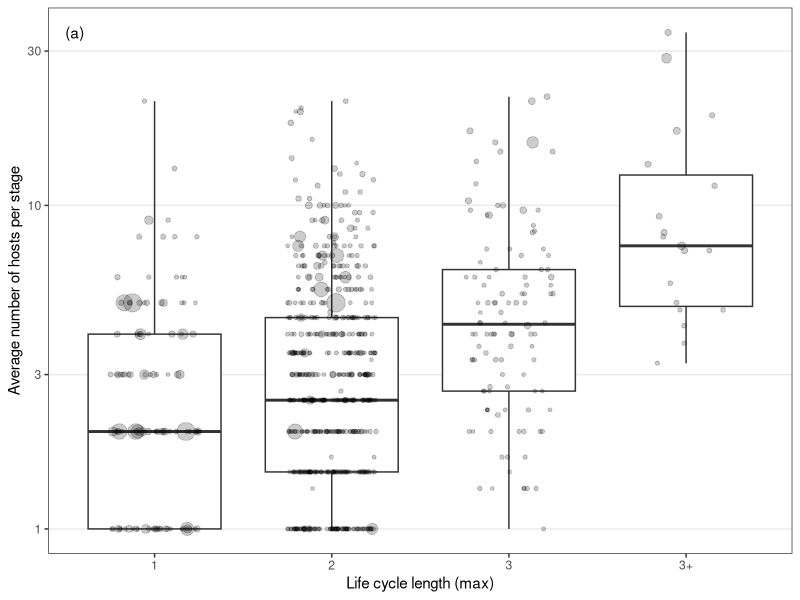
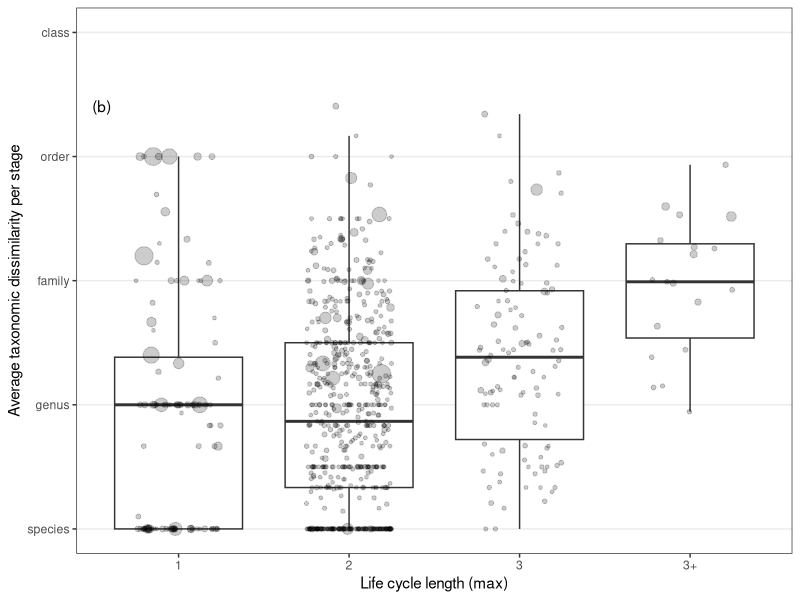

Generate these figures, in order, with R: (Note: this script raises an error after producing the figures.)
## ---- chunk 1
library(ggplot2)
library(dplyr)
library(tidyr)
library(ape)
knitr::opts_chunk$set(echo = FALSE, warning = FALSE, message = FALSE)
options(stringsAsFactors = FALSE)
theme_set(new = theme_bw())
## ---- chunk 2
hosts_per_stage <- read.csv(file = "../../data/stage_level_combined.csv", header = TRUE)
## ---- chunk 3
tax.ranks <- c('genus', 'family', 'order', 'class', 'phylum') # for axis label
## ---- chunk 4
hosts_per_stage <- mutate(hosts_per_stage, Host_no_fac = if_else(Host.no > 4, as.integer(4), Host.no))%>%
  mutate(Host_no_fac = factor(Host_no_fac))
## ---- chunk 5
# center log-transformed study effort
hosts_per_stage <- mutate(hosts_per_stage, zstudy_effort = 
                log10(study_effort+1) - mean( log10(study_effort+1), na.rm=T))
# hosts_per_stage <- mutate(hosts_per_stage, zstudy_effort =
#                 log10(study_effort+1) - quantile(log10(study_effort+1), probs = 0.75) )

hosts_per_stage$obs <- factor(1:length(hosts_per_stage$Parasite.species)) # observation level effect for quantifying overdispersion
## ---- chunk 6
stage_avg <- hosts_per_stage%>%
  group_by(Parasite.species)%>%
  summarize(tot_hr = sum(num_hosts_suspicious_removed, na.rm = T), hr = mean(num_hosts_suspicious_removed, na.rm=T), 
            hsi = mean(hsi_lcdb_suspcious_rem, na.rm=T),
            var_hr = var(num_hosts_suspicious_removed, na.rm = T), var_hsi = var(hsi_lcdb_suspcious_rem, na.rm = T))
## ---- chunk 7
stage_avg <- left_join(stage_avg, 
                       select(hosts_per_stage, Parasite.species, 
                              parasite_genus, parasite_family, parasite_order, parasite_class, parasite_phylum,
                              partial_cycle, lcl_max, lcl_min, lcl_max_fac, study_effort, zstudy_effort)%>%distinct())
## ---- chunk 8
stage_avg <- filter(stage_avg, partial_cycle != 'partial') # just complete life cycles
## ---- chunk 9
stage_avg$obs <- 1:length(stage_avg$Parasite.species)
stage_avg <- mutate(stage_avg, facultative_lc = if_else(lcl_max != lcl_min, "facultative", "not facultative"))
## ---- chunk 10
n_distinct(stage_avg$Parasite.species)
## ---- chunk 11
sum(stage_avg$tot_hr)
## ---- chunk 12
ggplot(stage_avg, aes(y = hr, x = lcl_max_fac)) +
  geom_boxplot(outlier.color = NA) +
  geom_point(alpha = 0.2, position = position_jitter(width = 0.25, height = 0), 
             aes(size = study_effort)) +
  scale_y_log10() +
  labs(x = "Life cycle length (max)", y = "Average number of hosts per stage", size = "Pubmed hits") +
  guides(size = FALSE) +
  theme(panel.grid.minor = element_blank(),
        panel.grid.major.x = element_blank()) +
  annotate(geom = 'text', label = "(a)", x = 0.55, y = max(stage_avg$hr))
## ---- chunk 13
ggplot(stage_avg, aes(y = hsi, x = lcl_max_fac)) +
  geom_boxplot(outlier.color = NA) +
  geom_point(alpha = 0.2, position = position_jitter(width = 0.25, height = 0), 
             aes(size = study_effort)) +
  scale_y_continuous(limits = c(1,5), breaks = c(1:6), labels = c("species", tax.ranks)) +
  labs(x = "Life cycle length (max)", y = "Average taxonomic dissimilarity per stage", size = "Pubmed hits") +
  guides(size = FALSE) +
  theme(legend.position = c(0.98, 0.02),
        legend.justification = c(1,0),
        legend.background = element_rect(color = 'black'),
        panel.grid.minor = element_blank(),
        panel.grid.major.x = element_blank()) +
  annotate(geom = 'text', label = "(b)", x = 0.55, y = max(stage_avg$hsi))
## ---- chunk 14
library(lme4)
## ---- chunk 15
reg1f <- lmer(log(hr) ~ 1 + (1|parasite_genus) + (1|parasite_family) + (1|parasite_order) + (1|parasite_class) + (1|parasite_phylum),
              data = stage_avg) # add taxonomy
reg2f <- update(reg1f, . ~ . + zstudy_effort) # add study effort
reg3f <- update(reg2f, . ~ . + lcl_max) # add max life cycle length as covariate
reg3.1f <- update(reg2f, . ~ . + lcl_max_fac) # add max life cycle length as covariate
reg4f <- update(reg3.1f, . ~ . + facultative_lc) # distinguish fac life cycles
anova(reg1f, reg2f, reg3f, reg3.1f, reg4f)
## ---- chunk 16
# summary(reg3f)
## ---- chunk 17
lcl_effect <- fixef(reg3f)['lcl_max']
# exp(lcl_effect) - 1
## ---- chunk 18
reg0p <- glmer(round(hr, 0) ~ 1 + (1|obs),
            data = stage_avg,
            REML=T,
            family = 'poisson'
            )
reg1p <- update(reg0p, . ~ . + (1|parasite_genus) + (1|parasite_family) + (1|parasite_order) + (1|parasite_class) + (1|parasite_phylum)) # add taxonomy
reg2p <- update(reg1p, . ~ . + zstudy_effort) # add study effort
reg3p <- update(reg2p, . ~ . + lcl_max) # add max life cycle length as covariate
reg3.1p <- update(reg2p, . ~ . + lcl_max_fac) # add max life cycle length as covariate
reg4p <- update(reg3.1p, . ~ . + facultative_lc) # distinguish fac life cycles
anova(reg1p, reg2p, reg3p, reg3.1p, reg4p)
## ---- chunk 19
r2_lmm_tax <- function(model) {
  # marginal r2 is just fixed effects
  # condition r2 is fixed and rand effects combined
  
  # model call
  call <- as.character(model@call)[2]

  # parameter estimates and df
  fixed_param <- fixef(model)
  df <- length(fixed_param) - 1

  # variance due to fixed effects
  pred <- as.vector(model.matrix(model) %*% fixed_param) # predicteds on basis of just fixed effects
  varF <- var(pred)

  # variance due to rand effects
  vc <- as.data.frame(VarCorr(model))
  varE <- filter(vc, grp == "Residual")$vcov # residual var
  vc <- filter(vc, grp != "Residual")
  varR <- sum(vc$vcov) # random effect var

  # marginal r2
  mr2 <- varF/(varF + varR + varE)

  # conditional r2
  cr2 <- (varF + varR)/(varF + varR + varE)

  # output
  out_frame <- data_frame(call = call, df = df, marg_r2 = round(mr2, 3), cond_r2 = round(cr2,3))
  return(out_frame)
}
## ---- chunk 20
mod_list <- list(reg1f, reg2f, reg3f, reg3.1f, reg4f)
if(exists("r2_table")){rm(r2_table)}
i <- 1
for(model in mod_list){
  if(i == 1){
    r2_table <- r2_lmm_tax(model)
  } else {
    r2_table <- rbind(r2_table, r2_lmm_tax(model))
  }
  i <- i + 1
}

r2_table <- mutate(r2_table, tax_var_explained = cond_r2 - marg_r2, df_used = df - lag(df))
r2_table$step <- c("taxonomy", "study effort", 
                   "life cycle length", "life cycle length, factor", "facultative life cycle")
r2_table <- dplyr::select(r2_table, step, df_used, marg_r2, cond_r2, tax_var_explained)
r2_table
## ---- chunk 21
reg1f <- lmer(hsi ~ 1 + (1|parasite_genus) + (1|parasite_family) + (1|parasite_order) + (1|parasite_class) + (1|parasite_phylum),
              data = stage_avg) # add taxonomy
reg2f <- update(reg1f, . ~ . + zstudy_effort) # add study effort
reg3f <- update(reg2f, . ~ . + lcl_max) # add max life cycle length as covariate
reg3.1f <- update(reg2f, . ~ . + lcl_max_fac) # add max life cycle length as covariate
reg4f <- update(reg3.1f, . ~ . + facultative_lc) # distinguish fac life cycles
anova(reg1f, reg2f, reg3f, reg3.1f, reg4f)
## ---- chunk 22
mod_list <- list(reg1f, reg2f, reg3f, reg3.1f, reg4f)
if(exists("r2_table")){rm(r2_table)}
i <- 1
for(model in mod_list){
  if(i == 1){
    r2_table <- r2_lmm_tax(model)
  } else {
    r2_table <- rbind(r2_table, r2_lmm_tax(model))
  }
  i <- i + 1
}

r2_table <- mutate(r2_table, tax_var_explained = cond_r2 - marg_r2, df_used = df - lag(df))
r2_table$step <- c("taxonomy", "study effort", 
                   "life cycle length", "life cycle length, factor", "facultative life cycle")
r2_table <- dplyr::select(r2_table, step, df_used, marg_r2, cond_r2, tax_var_explained)
r2_table
## ---- chunk 23
dat <- read.csv(file = "../../data/spp_level_combined.csv", header = TRUE)
## ---- chunk 24
dat <- filter(dat, Parasite.species %in% stage_avg$Parasite.species)%>%
  mutate(hr = num_hosts_lcdb_nhm/lcl_max)
dat <- left_join(dat, select(stage_avg, Parasite.species, parasite_genus, parasite_family, parasite_order, parasite_class, parasite_phylum,
                             zstudy_effort, lcl_max_fac))
## ---- chunk 25
ggplot(dat, aes(y = hr, x = lcl_max_fac)) +
  geom_boxplot(outlier.color = NA) +
  geom_point(alpha = 0.2, position = position_jitter(width = 0.25, height = 0), 
             aes(size = pubs_pubmed_spname_group)) +
  scale_y_log10() +
  labs(x = "Life cycle length (max)", y = "Average number of hosts per stage", size = "Pubmed hits") +
  guides(size = FALSE) +
  theme(panel.grid.minor = element_blank(),
        panel.grid.major.x = element_blank()) +
  annotate(geom = 'text', label = "(a)", x = 0.55, y = max(dat$hr))
## ---- chunk 26
reg1f <- lmer(log(hr) ~ 1 + (1|parasite_genus) + (1|parasite_family) + (1|parasite_order) + (1|parasite_class) + (1|parasite_phylum),
              data = dat) # add taxonomy
reg2f <- update(reg1f, . ~ . + zstudy_effort) # add study effort
reg3f <- update(reg2f, . ~ . + lcl_max) # add max life cycle length as covariate
reg3.1f <- update(reg2f, . ~ . + lcl_max_fac) # add max life cycle length as covariate
reg4f <- update(reg3.1f, . ~ . + lcl_min) # distinguish fac life cycles
anova(reg1f, reg2f, reg3f, reg3.1f, reg4f)
## ---- chunk 27
summary(reg3.1f)
